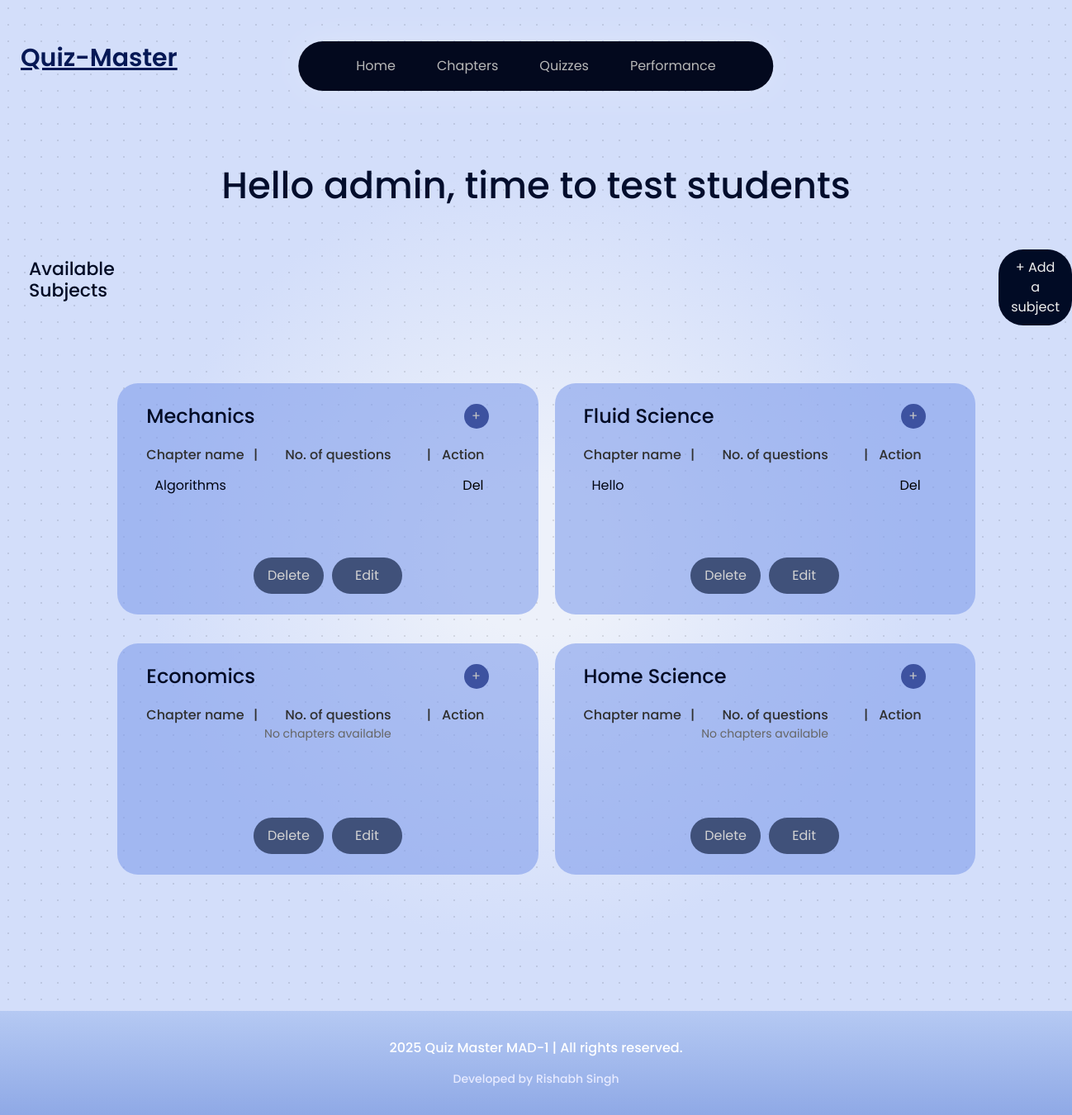
Page /admin (signed in) on the earlier database version.
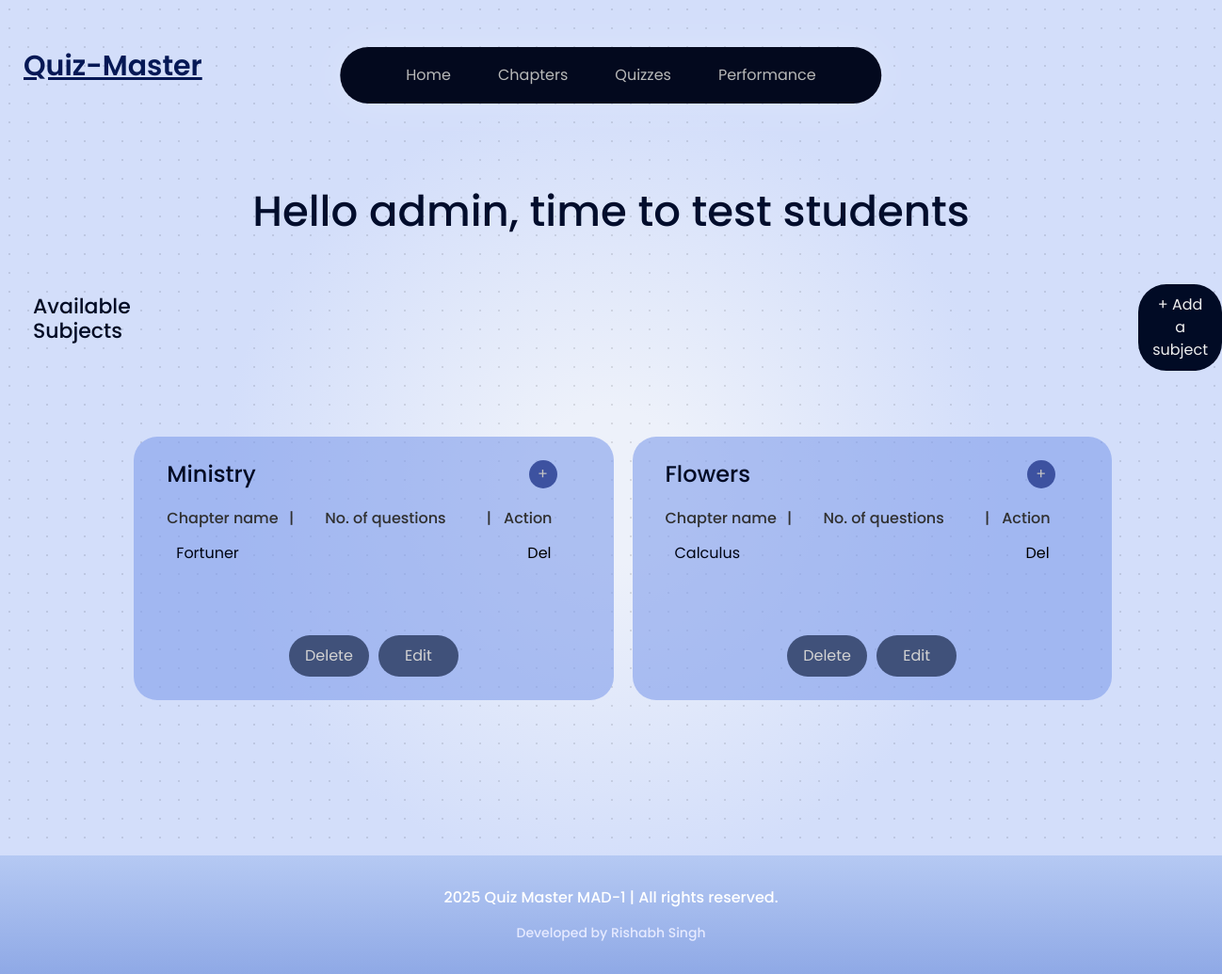
Same page on the later database version.
### models/models.py (models this page shows, shortened)
class Subjects(db.Model):
    __tablename__ = 'subjects'
    id = db.Column(db.Integer, primary_key=True)
    name = db.Column(db.String(100), unique=True, nullable=False)
    description = db.Column(db.Text, nullable=True)

class Chapter(db.Model):
    __tablename__ = 'chapters'
    id = db.Column(db.Integer, primary_key=True)
    subject_id = db.Column(db.Integer, db.ForeignKey('subjects.id'), nullable=False)
    name = db.Column(db.String(100), nullable=False)
    description = db.Column(db.Text, nullable=True)

### app.py (the view)
@app.route('/admin')
@admin_required
def admin_dashboard():
    subjects = Subjects.query.all()
    subjects_with_chapters = []
    for subject in subjects:
        chapters = Chapter.query.filter_by(subject_id=subject.id).all()
        subjects_with_chapters.append({
            'subject': subject,
            'chapters': chapters
        })
    return render_template('admin_dashboard.html', arr_items=subjects_with_chapters)

### app.py (called while the page is built)
def admin_required(f):
    @wraps(f)
    def decorated_function(*args, **kwargs):
        if 'user_id' not in session or not session.get('is_admin', False):
            flash("You must be an admin to access this page.", "danger")
            return render_template('login.html')
        return f(*args, **kwargs)
    return decorated_function

### templates/admin_dashboard.html (shortened to what the changed rows need)
<!DOCTYPE html>
<html lang="en">
<head>
    <link rel="stylesheet" href="{{ url_for('static', filename='styles.css') }}">
</head>
<body class='page_look font_family_poppins'>
    {% include 'navbar.html' %}
    <h1
        style="margin-top: -30px;font-size: 45px; text-align: center; color: #020d2c; font-family: 'Poppins', sans-serif;">
        Hello admin, time to test students</h1>
    <div class="card-container" style="display: flex; flex-wrap: wrap; justify-content: center; margin-left: 25px;">
        {% for item in arr_items %}
        <div class="card"
            style="width: 40%;min-height: 280px; background-color: #7f9ced94; padding: 25px 35px; border-radius: 25px; border: 0; box-shadow: 0px 2px 10px rgba(0, 0, 0, 0.0); text-align: center; margin-top: 0px; display: flex; flex-direction: column; justify-content: space-between;">
            <div>
                <div style="display: flex; align-items: center; justify-content: space-between;">
                    <a href="{{ url_for('chapters_list', subject_id=item.subject.id) }}"
                        class="card-link">
                        <h3 style="text-align:center; font-size: 24px; color:#010b25; margin: 0px; line-height: 1px; font-weight: 500;">
                            {{ item.subject.name }}</h3>
                    </a>
                    <a href="{{ url_for('render_addchapter', subject_id=item.subject.id)}}"
                        style="background-color: #3D52A0; padding-top:3px;color: rgb(196, 196, 196); border: none; width:30px;height:30px; border-radius: 15px;margin-right: 25px; cursor: pointer;text-decoration: none;">
                        +
                    </a>
                </div>
                <a href="{{ url_for('chapters_list', subject_id=item.subject.id) }}" class="card-link">
                    <div
                        style="display: flex; justify-content: space-between; margin-top: 20px; align-items: center; font-size: 16px;font-weight: 500; color: #303030;">
                        <span style="flex: 1; text-align: left;">Chapter name </span>
                        <span style="flex: 0; text-align: center; margin-left: -15px; margin-right: 25px;">|</span>
                        <span style="flex: 1; text-align: center;margin-right: 35px;">No. of questions</span>
                        <span style="flex: 0; text-align: center; margin-right: -80px">|</span>
                        <span style="flex: 1; text-align: right; padding-right: 30px">Action</span>
                    </div>
                </a>
                {% if item.chapters %}
                <ul style="text-align: left; padding-left: 10px; margin-top: 12px;">
                    {% for chapter in item.chapters %}
                    <li
                        style="display: flex; justify-content: space-between; align-items: center; margin-bottom: 8px; color: white;">
                        <span style="flex: 1; color: #000514;">{{ chapter.name }}</span>
                        <form method="POST" action="{{ url_for('delete_chapter', chapter_id=chapter.id) }}">
                            <button type="submit" class="delete-button"
                                style="background:none; border:none; margin-right: 25px; cursor: pointer;">
                                Del
                            </button>
                        </form>
                    </li>
                    {% endfor %}
                </ul>
                {% else %}
                <p>No chapters available</p>
                {% endif %}
            </div>
            <div style="display: flex; justify-content: center; gap: 10px; margin-top: auto;">
                <form method="POST" action="{{ url_for('delete_subject', subject_id=item.subject.id) }}">
                    <button type="submit"
                        style="padding: 10px 15px; width: 85px; background-color: rgb(64, 81, 122); color: rgb(211, 211, 211); border: none; border-radius: 35px; cursor: pointer;">
                        Delete
                    </button>
                </form>
                <form method="GET" action="{{ url_for('redirect_edit_subject', subject_id=item.subject.id) }}">
                    <button type="submit" class="delete-button"
                        style="padding: 10px 0px;width: 85px; background-color: rgb(64, 81, 122); color: rgb(211, 211, 211); border: none; border-radius: 35px; cursor: pointer;">
                        Edit
                    </button>
                </form>
            </div>
        </div>
        {% endfor %}
    </div>
</body>
</html>

Differences in the rows shown:
removed Subjects: subject.name "Mechanics"
removed Chapter: name "Algorithms", shown under "Mechanics"
removed Subjects: subject.name "Fluid Science"
removed Chapter: name "Hello", shown under "Fluid Science"
removed Subjects: subject.name "Economics"
removed Subjects: subject.name "Home Science"
added Subjects: subject.name "Ministry"
added Chapter: name "Fortuner", shown under "Ministry"
added Subjects: subject.name "Flowers"
added Chapter: name "Calculus", shown under "Flowers"
Other differences:
new list line: "+ Chapter name | No. of questions | Action Delete Edit"
list line gone: "+ Chapter name | No. of questions | Action Delete Edit"
list line gone: "+ Chapter name | No. of questions | Action No chapters available Delete Edit"
